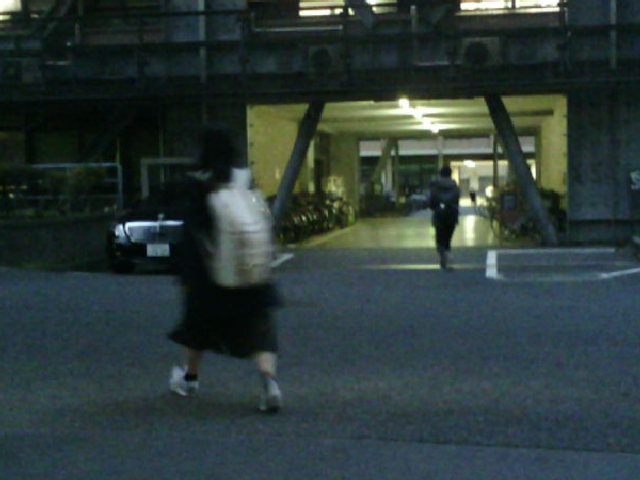
#> input picture MSRS/Visible/train/MSRS/00001D.png, 640 x 480 px; its folder holds only this picture in this run
$ python 'Simulate low light images.py'
#> lines starting #> are read from the running program, lines starting #| are printed output that depends on the picture
import cv2
import numpy as np
import argparse
from glob import glob
import os

parser = argparse.ArgumentParser()
parser.add_argument('--load_path', type=str, default='./MSRS/Visible/train/MSRS')
parser.add_argument('--save_path', type=str, default='./MSRS/Visible/train/VisDark')
args = parser.parse_args()

img_path = sorted(glob(args.load_path + '/*'))
img_name = sorted(os.listdir(args.load_path))


def simulateLowLightImages(img, add_noise=True, mean=0, std=0.03, reduce_brightness=True, gamma=2.2):
    if add_noise:
        img = img + np.random.normal(mean, std, img.shape)
    if reduce_brightness:
        img = np.power(img, gamma)
    return img


for img_path, img_name in zip(img_path, img_name):
    img = cv2.imread(img_path) / 255.
    img = simulateLowLightImages(img, add_noise=False, gamma=6)
#> in simulateLowLightImages, `img = np.power(img, gamma)`:
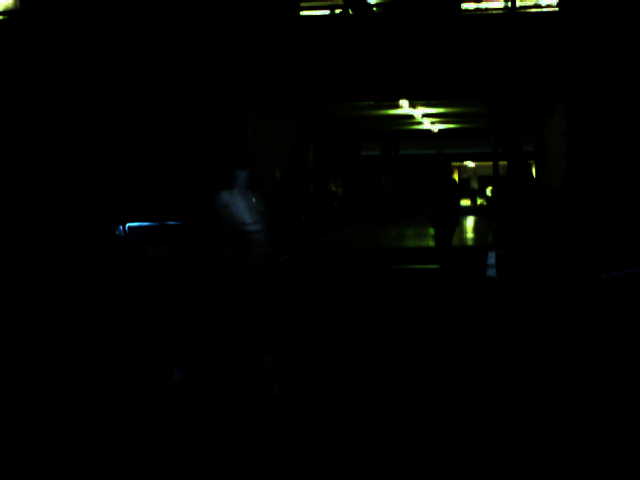
#> img: shape (480, 640, 3) float64; mean of channels 0, 1, 2 0.00648, 0.0106, 0.00804; drawn as B, G, R
    cv2.imwrite(args.save_path + '/' + img_name, img * 255)
